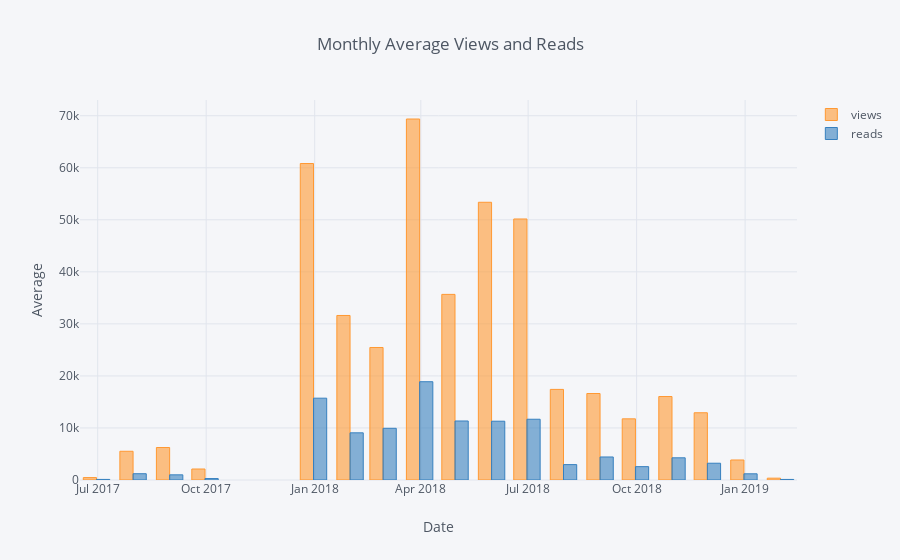

Notebook code for this chart:
### Code cell
df2.iplot(
    kind='bar',
    xTitle='Date',
    yTitle='Average',
    title='Monthly Average Views and Reads')

### Figure 1 — Plotly figure (JSON) as saved in the notebook; plotly's stock layout.template omitted (floating-point values rounded to 4 significant figures)
{"data": [{"marker": {"color": "rgba(255, 153, 51, 0.6)", "line": {"color": "rgba(255, 153, 51, 1.0)", "width": 1}}, "name": "views", "orientation": "v", "text": "", "type": "bar", "uid": "fb14e550-1f49-4910-8dcc-b17a8786e105", "x": ["2017-06-30", "2017-07-31", "2017-08-31", "2017-09-30", "2017-10-31", "2017-11-30", "2017-12-31", "2018-01-31", "2018-02-28", "2018-03-31", "2018-04-30", "2018-05-31", "2018-06-30", "2018-07-31", "2018-08-31", "2018-09-30", "2018-10-31", "2018-11-30", "2018-12-31", "2019-01-31"], "y": [463.7, 5521.0, 6243.0, 2113, "", "", 60820.0, 31620.0, 25460.0, 69370.0, 35670.0, 53370.0, 50160.0, 17410, 16620.0, 11760.0, 16040.0, 12920.0, 3845.0, 354.3]}, {"marker": {"color": "rgba(55, 128, 191, 0.6)", "line": {"color": "rgba(55, 128, 191, 1.0)", "width": 1}}, "name": "reads", "orientation": "v", "text": "", "type": "bar", "uid": "c6c98fe5-709a-439f-8705-670e56630ae6", "x": ["2017-06-30", "2017-07-31", "2017-08-31", "2017-09-30", "2017-10-31", "2017-11-30", "2017-12-31", "2018-01-31", "2018-02-28", "2018-03-31", "2018-04-30", "2018-05-31", "2018-06-30", "2018-07-31", "2018-08-31", "2018-09-30", "2018-10-31", "2018-11-30", "2018-12-31", "2019-01-31"], "y": [112.3, 1207.0, 993.7, 279, "", "", 15724, 9066.0, 9934.0, 18884, 11340.0, 11298, 11680.0, 2957.0, 4423.0, 2565.0, 4265.0, 3224.0, 1189.0, 110.3]}], "layout": {"legend": {"bgcolor": "#F5F6F9", "font": {"color": "#4D5663"}}, "paper_bgcolor": "#F5F6F9", "plot_bgcolor": "#F5F6F9", "title": {"font": {"color": "#4D5663"}, "text": "Monthly Average Views and Reads"}, "xaxis": {"gridcolor": "#E1E5ED", "showgrid": true, "tickfont": {"color": "#4D5663"}, "title": {"font": {"color": "#4D5663"}, "text": "Date"}, "zerolinecolor": "#E1E5ED"}, "yaxis": {"gridcolor": "#E1E5ED", "showgrid": true, "tickfont": {"color": "#4D5663"}, "title": {"font": {"color": "#4D5663"}, "text": "Average"}, "zerolinecolor": "#E1E5ED"}}}
